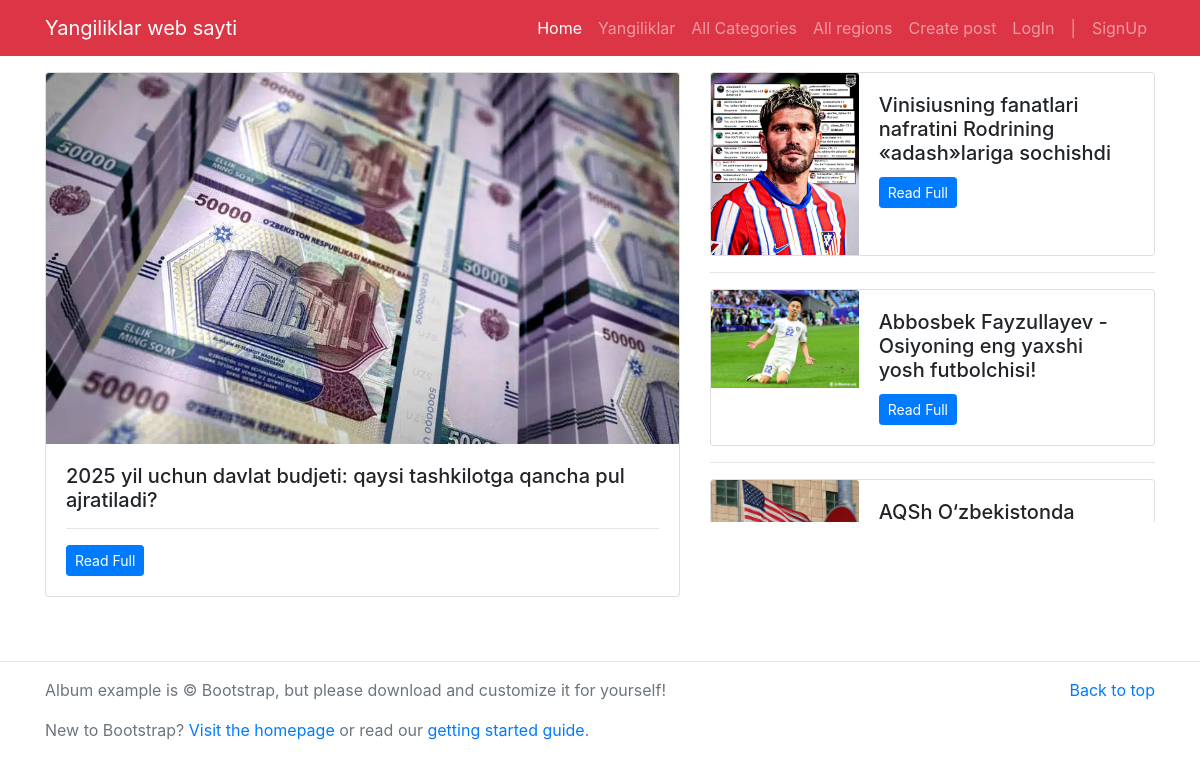
The page / on the database its author committed.
### ilova/models.py (models this page shows, shortened)
class News(models.Model):
    category=models.ForeignKey(Category,on_delete=models.CASCADE)
    region = models.ForeignKey(Region, on_delete=models.CASCADE,blank=True,null=True)
    title=models.CharField(max_length=300)
    text=models.TextField()
    date=models.DateTimeField(auto_now=True)
    image=models.ImageField(upload_to='images/')
    author=models.ForeignKey('auth.User',on_delete=models.CASCADE)

### ilova/views.py (the view)
# urls.py: 2. Add a URL to urlpatterns:  path('', views.home, name='home')
def home(request):
    first_news=News.objects.first()
    three_news=News.objects.all()[1:4]
    return render(request,'home.html',{
        'first_news':first_news,
        'three_news':three_news
    })

### templates/home.html
{% extends 'base.html' %}
{% block content%}
<main class="container mt-3 mb-5">
	<div class="row my-3">
		<div class="col-md-7">
			<div class="card mb-3">
			  <img src="/media/{{first_news.image}}" class="card-img-top" alt="{{first_news.title}}">
			  <div class="card-body">
			    <h5 class="card-title">{{first_news.title}}</h5>
			    <hr/>
			    <p class="card-text"><a href="/detail/{{first_news.id}}" class="btn btn-sm btn-primary">Read Full</a></p>
			  </div>
			</div>
		</div>
		<div class="col-md-5" style="max-height: 450px; overflow: auto;">
		{% for news in three_news %}
			<div class="card">
			  <div class="row no-gutters">
			    <div class="col-md-4">
			       <img src="/media/{{news.image}}" class="card-img-top" alt="{{news.title}}">
			    </div>
			    <div class="col-md-8">
			      <div class="card-body">
			        <h5 class="card-title">{{news.title}}</h5>
			        <p class="card-text"><a href="{% url 'detail' news.pk %}" class="btn btn-sm btn-primary">Read Full</a></p>
			      </div>
			    </div>
			  </div>
			</div>
			<hr/>
			{% endfor%}
		</div>
	</div>
</main>
{% endblock%}

### templates/base.html (shortened to what this page needs)
{% load static %}
<!DOCTYPE html>
<html>
<head>
    <link rel="stylesheet" href="https://stackpath.bootstrapcdn.com/bootstrap/4.3.1/css/bootstrap.min.css">
</head>
<body>
	<nav class="navbar navbar-expand-lg navbar-dark bg-danger">
		<div class="container">
		  <a class="navbar-brand" href="/"> Yangiliklar web sayti </a>
		  <div class="collapse navbar-collapse" id="navbarNav">
		    <ul class="navbar-nav ml-auto">
		      <li class="nav-item active">
		        <a class="nav-link" href="{% url 'home' %}">Home</a>
		      </li>
		      <li class="nav-item">
				 <a class="nav-link" href="{% url 'all_news' %}">Yangiliklar</a>
		      </li>
		      <li class="nav-item">
		        <a class="nav-link" href="{% url 'all-category' %}">All Categories</a>
		      </li>
			  <li class="nav-item">
		        <a class="nav-link" href="{% url 'all-region' %}">All regions</a>
		      </li>
			  <li class="nav-item">
		        <a class="nav-link" href="{% url 'create_post' %}">Create post</a>
		      </li>
				<li class="nav-item">
					{% if user.is_authenticated %}
					  <a class="nav-link" href="">Xush kelibsiz {{user.username}}</a>
				<li>
				   <a class="nav-link" href="{% url 'logout' %}">LogOut</a>
			    </li>
				{% else %}
				  <li><a class="nav-link" href="{% url 'login' %}">LogIn </a></li>
				  <li><a class="nav-link" href=""> | </a></li>
				  <li><a class="nav-link" href="{% url 'signup' %}">SignUp </a></li>
				{% endif %}
				</li>
		    </ul>
		  </div>
	  	</div>
	</nav>
{% block content %}
{% endblock%}
    <hr/>
<footer class="text-muted">
  <div class="container">
    <p class="float-right">
      <a href="{% url 'home' %}">Back to top</a>
    </p>
    <p>Album example is &copy; Bootstrap, but please download and customize it for yourself!</p>
    <p>New to Bootstrap? <a href="https://getbootstrap.com/">Visit the homepage</a> or read our <a href="/docs/4.5/getting-started/introduction/">getting started guide</a>.</p>
  </div>
</footer>
</body>
</html>

### rows shown on the page
News: image (picture), title "2025 yil uchun davlat budjeti: qaysi tashkilotga qancha pul ajratiladi?"
News: image (picture), title "Vinisiusning fanatlari nafratini Rodrining «adash»lariga sochishdi"
News: image (picture), title "Abbosbek Fayzullayev - Osiyoning eng yaxshi yosh futbolchisi!"
News: image (picture), title "AQSh O‘zbekistonda…"
